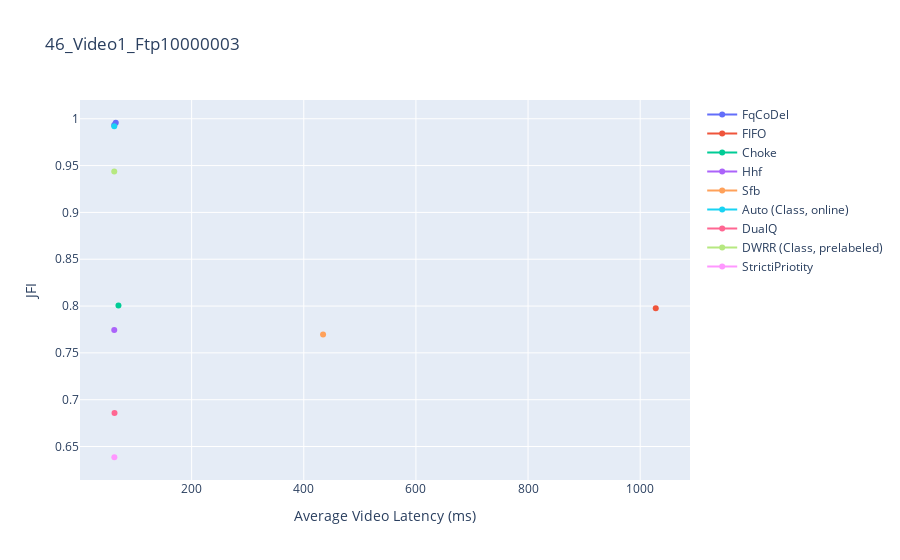

This figure's notebook cell:
### Code cell
tracenum = 10
baselinelist = {
    "FqCoDel": ["FqCoDel_0_5ms1000", "FqCoDel_0_500ms1000"], 
    "FIFO": ["PfifoFast_0_1000"],
    # "CoDel": ["CoDel_0_5ms1000"],
    "Choke": ["Choke_0_1000"],
    "Hhf": ["Hhf_0_1000"],
    "Sfb": ["Sfb_0_1000"],
    # "DWRR (Class, mislabeled)": ["Dwrr_19_1.00", "Dwrr_29_1.00", "Dwrr_39_1.00"],
    "Auto (Class, online)": ["Auto_0_1.00_ExpClass5.00"],
    "DualQ": ["DualQ_9_1000"],
    "DWRR (Class, prelabeled)": ["Dwrr_9_1.00"],
    "StrictiPriotity": ["StrictPriority_90_1000", "StrictPriority_9_1000"],
}

indir = "ns-3.34/logs/"
flowsizes = [10000]

for exp in ["46_Video1_Ftp10000003"]:
    apps = exp.split("_")
    data1, data2 = [], []
    for name, baselines in baselinelist.items():
        p90Fct, maxAppA, maxAppB, jfi = [], [], [], []
        for baseline in baselines:
            p90FctTrace, maxAppATrace, maxAppBTrace, jfiTrace = [], [], [], []
            for traceid in range(tracenum):
                trace = "maxwell_30.0_0.01_300_%d.pitree-trace" % traceid
                conf = os.path.join (indir, exp, baseline, trace)
                    
                curMaxApp, curAppDur, curAvgApp = appTraceProcessor (os.path.join (conf, 'app.tr'))
     
                curAvgFct, curP90Fct, fctLastStart, fctFirstEnd, fcts = fctTraceProcessor(os.path.join (conf, 'fct.tr'))
                bws = 8 * flowsizes[0] / np.array (fcts)
                isRto, _, _, avgBw = bwTraceProcessor(os.path.join (conf, 'bw.tr'), fctLastStart, fctFirstEnd)
                curAvgAppFlows = [avgApp for port, avgApp in curAvgApp.items() if port in range (10000, 20000) and isRto[port] < 100]
                if len (curAvgAppFlows) > 0:
                    maxAppATrace.append (np.mean (curAvgAppFlows))
                    for port, bw in avgBw.items():
                        if port in range(10000, 30000):
                            bws = np.append (bws, bw / 1e6)
                    jfiTrace.append (pow(np.nansum(bws),2) / (bws.size * np.nansum(np.square(bws))))
            [maxAppATrace, jfiTrace] = RemoveOutliers ([maxAppATrace, jfiTrace])
            maxAppA.append(np.mean(maxAppATrace))
            jfi.append(np.mean(jfiTrace))
            print(maxAppA[-1], jfi[-1], baseline)
                
        data1.append(go.Scatter(
            x=maxAppA,
            y=jfi,
            name=name
        ))
    fig = go.Figure(data=data1)
    fig.update_layout(
        title=exp,
        xaxis_title="Average Video Latency (ms)",
        yaxis_title="JFI"
    )
    fig.show()

### Figure 1 — Plotly figure (JSON) as saved in the notebook; plotly's stock layout.template omitted (floating-point values rounded to 4 significant figures)
{"data": [{"name": "FqCoDel", "type": "scatter", "x": [64.71, 62], "y": [0.9958, 0.9934]}, {"name": "FIFO", "type": "scatter", "x": [1028.0], "y": [0.7975]}, {"name": "Choke", "type": "scatter", "x": [69.5], "y": [0.8006]}, {"name": "Hhf", "type": "scatter", "x": [62], "y": [0.7743]}, {"name": "Sfb", "type": "scatter", "x": [434.4], "y": [0.7696]}, {"name": "Auto (Class, online)", "type": "scatter", "x": [62], "y": [0.9919]}, {"name": "DualQ", "type": "scatter", "x": [62.5], "y": [0.6859]}, {"name": "DWRR (Class, prelabeled)", "type": "scatter", "x": [62], "y": [0.9438]}, {"name": "StrictiPriotity", "type": "scatter", "x": [null, 62.2], "y": [null, 0.6385]}], "layout": {"title": {"text": "46_Video1_Ftp10000003"}, "xaxis": {"title": {"text": "Average Video Latency (ms)"}}, "yaxis": {"title": {"text": "JFI"}}}}
